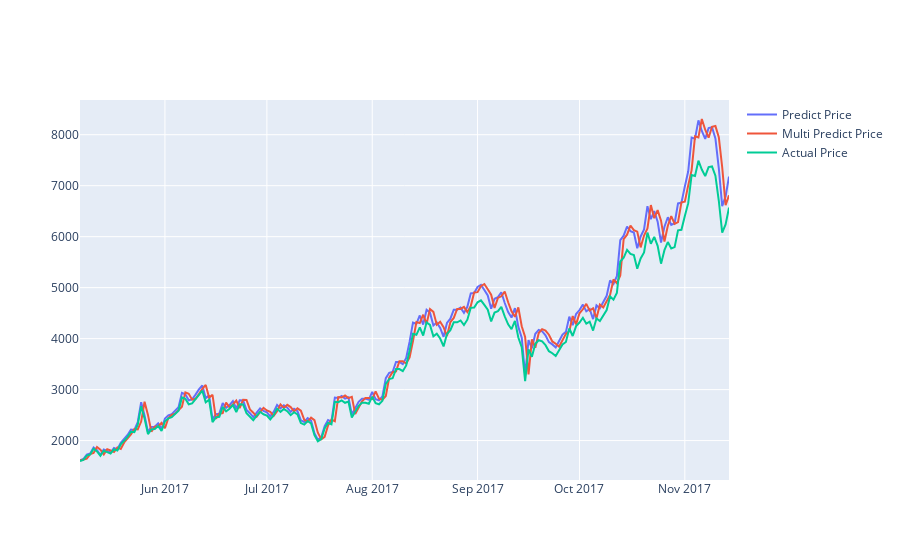

This figure's notebook cell:
### Code cell
actual_chart = go.Scatter(x=predictDates, y=inv_y, name= 'Actual Price')
multi_predict_chart = go.Scatter(x=predictDates, y=inv_yhat, name= 'Multi Predict Price')
predict_chart = go.Scatter(x=predictDates, y=yhat_reshape, name= 'Predict Price')
py.iplot([predict_chart, multi_predict_chart, actual_chart])

### Figure 1 — Plotly figure (JSON) as saved in the notebook; plotly's stock layout.template omitted (floating-point values rounded to 4 significant figures; data arrays with more than 128 entries replaced by an {"elided": "..."} marker saying what was removed)
{"data": [{"name": "Predict Price", "type": "scatter", "x": {"elided": "192 str values"}, "y": {"elided": "192 float values"}}, {"name": "Multi Predict Price", "type": "scatter", "x": {"elided": "192 str values"}, "y": {"elided": "193 float values"}}, {"name": "Actual Price", "type": "scatter", "x": {"elided": "192 str values"}, "y": {"elided": "193 float values"}}], "layout": {}}
